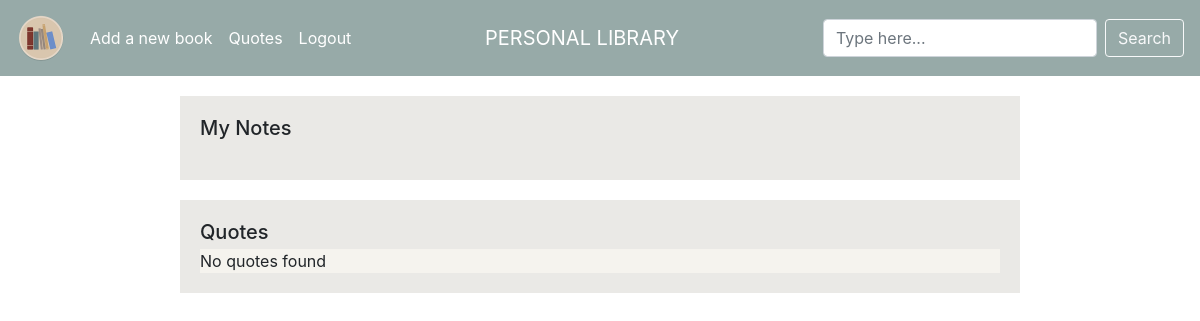
The page /book/25 (signed in) on the database as committed earlier.
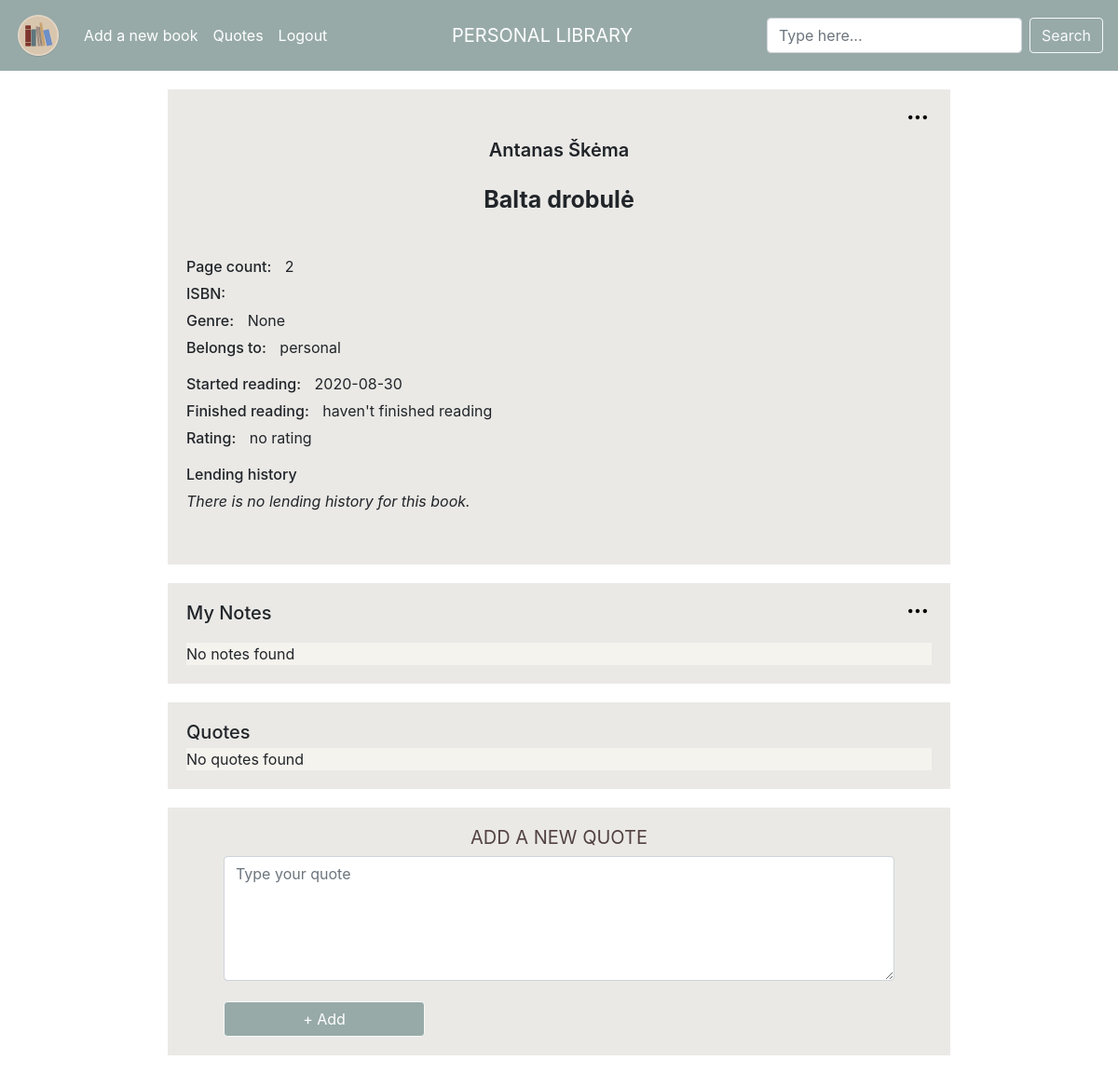
The same page on the database as committed later.
### tables this page shows
CREATE TABLE "books" (user_id INTEGER NOT NULL, title TEXT NOT NULL, author TEXT NOT NULL, pages INTEGER NOT NULL, isbn TEXT NULL, genre TEXT NULL, rating INTEGER NULL, started DATE NULL, finished DATE NULL, owner TEXT NULL, notes TEXT NULL, lent BOOLEAN NULL, book_id INTEGER PRIMARY KEY AUTOINCREMENT NOT NULL);

### application.py (the view)
@app.route("/book/<book_id>", methods=["GET", "POST", "DELETE"])
@login_required
def book(book_id):
    if request.method == "GET":
        data = db.execute("""SELECT * FROM books
                            WHERE book_id = :book_id
                             AND user_id = :user_id """,
                          book_id=book_id,
                          user_id=session["user_id"])
        print('BOOK PROFILE | data: ' + str(data), flush=True)
        quotes_result = db.execute("""SELECT * FROM quotes
                            JOIN books ON books.book_id = quotes.book_id
                            WHERE books.book_id = :book_id
                            AND books.user_id = :user_id """,
                                   book_id=book_id,
                                   user_id=session["user_id"])
        print('BOOK PROFILE | quotes: ' + str(quotes_result), flush=True)
        lendings_result = db.execute("""SELECT * FROM lending
                            JOIN books ON books.book_id = lending.book_id
                            WHERE books.book_id = :book_id
                            AND books.user_id = :user_id """,
                                     book_id=book_id,
                                     user_id=session["user_id"])
        print('BOOK PROFILE | lendings: ' + str(lendings_result), flush=True)
        return render_template("book.html", data=data, quotes=quotes_result, lendings=lendings_result)
    elif request.method == "POST":
        return redirect("/book")
    elif request.method == "DELETE":
        db.execute(""" DELETE FROM books WHERE book_id = :book_id""",
                   book_id=book_id)
        return 0

### application.py (called while the page is built)
@app.after_request
def after_request(response):
    response.headers["Cache-Control"] = "no-cache, no-store, must-revalidate"
    response.headers["Expires"] = 0
    response.headers["Pragma"] = "no-cache"
    return response

### helpers.py (called while the page is built)
def login_required(f):
    @wraps(f)
    def decorated_function(*args, **kwargs):
        if session.get("user_id") is None:
            return redirect("/login")
        return f(*args, **kwargs)
    return decorated_function

### templates/book.html (shortened to what the changed rows need)
{% extends "layout.html" %}
{% block main %}
    {% for book in data %}
        <div class="profile_container_top">
            <div class="item-a book_profile_author">{{ book.author }}</div>
            <div class="item-b book_profile_book_title">{{ book.title }}</div>
            <div class="item-d">
                <p class="book_profile_titles">Page count:</p>
                <div class="book_profile_text">{{ book.pages }}</div>
                <br>
                <p class="book_profile_titles">ISBN:</p>
                <br>
                <p class="book_profile_titles">Genre:</p>
                <div class="book_profile_text">{{ book.genre }}</div>
                <br>
                {% if book.owner %}
                    <p class="book_profile_titles">Belongs to:</p>
                    <div class="book_profile_text">{{ book.owner }}</div>
                {% endif %}
            </div>
            <div class="item-e">
                <p class="book_profile_titles">Started reading:</p>
                {% if book.started %}
                    <div class="book_profile_text">{{ book.started }}</div>
                    <br>
                    <p class="book_profile_titles">Finished reading:</p>
                    {% if book.finished %}
                        <div class="book_profile_text">{{ book.finished }}</div>
                    {% else %}
                        <div class="book_profile_text">haven't finished reading</div>
                    {% endif %}
                {% else %}
                    <div class="book_profile_text">haven't started reading</div>
                {% endif %}
                <br>
                <p class="book_profile_titles">Rating:</p>
                {% if book.rating %}
                    <div class="book_profile_text">{{ book.rating }}</div>
                {% else %}
                    <div class="book_profile_text">no rating</div>
                {% endif %}
            </div>
            <div class="item-f">
                <p class="book_profile_titles">Lending history</p>
                {% if not lendings %}
                    <p><i>There is no lending history for this book.</i></p>
                {% endif %}
            </div>
            <div class="item-g">
                <div class="book_options">
                    <img class="book_options_image"
                         onclick="showOptionsFor('opt{{ book.book_id }}')"
                         src="../static/options.svg"
                         alt="options"/>
                </div>
            </div>
        </div>
    {% endfor %}
    <div class="profile_container_notes">
        <div class="item-h"><h5 class="book_profile_titles">My Notes</h5></div>
        {% for book in data %}
            <div class="item-j">
                <div class="note_options">
                    <img class="note_options_image"
                         onclick="showOptionsFor('noteOpt{{ book.book_id }}')"
                         src="../static/options.svg"
                         alt="options"/>
                </div>
            </div>
            {% if book.notes %}
                <div class="item-k quote_sand_bg_profile">
                    <p class="note_text">{{ book.notes }}</p>
                </div>
            {% else %}
                <div class="item-k">No notes found</div>
            {% endif %}
        {% endfor %}
    </div>
    {% for book in data %}
        <div class=" container_new_quote">
            <h2 id="add_quote">ADD A NEW QUOTE</h2>
            <form id="new_quote" action="/book/{{ book.book_id }}/new-quote" method="post" autocomplete="off">
                <div class="form-group" id="quote_quote">
                    <textarea autocomplete="off" class="form-control" name="quote" contenteditable="true"
                              placeholder="Type your quote" cols="30" rows="5" required="required"></textarea>
                </div>
                <br>
                <button class="btn btn-light" type="submit" id="quote_btn">+ Add</button>
            </form>
        </div>
    {% endfor %}
{% endblock %}

Rows that differ between the two databases and show on the page:
added books: author "Antanas Škėma", title "Balta drobulė", pages "2", genre "None", owner "personal", started "2020-08-30", rating "no rating", notes "No notes found"
